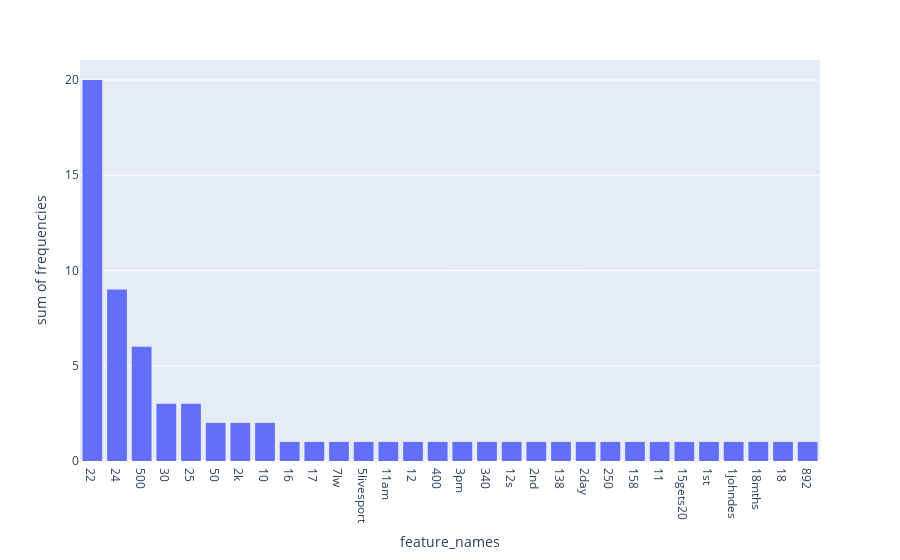

The notebook cell saved with this chart:
### Code cell
import plotly.express as px
import plotly.graph_objects as go
df = {'feature_names': count_vect.get_feature_names()[:30], 'frequencies': train_term_frequencies[:30]}
df = pd.DataFrame(df) 
df = df.sort_values(by='frequencies', ascending=False)
px.histogram(df, x="feature_names", y="frequencies")

### Figure 1 — Plotly figure (JSON) as saved in the notebook; plotly's stock layout.template omitted (floating-point values rounded to 4 significant figures)
{"data": [{"alignmentgroup": "True", "bingroup": "x", "histfunc": "sum", "hovertemplate": "feature_names=%{x}<br>sum of frequencies=%{y}<extra></extra>", "legendgroup": "", "marker": {"color": "#636efa"}, "name": "", "offsetgroup": "", "orientation": "v", "showlegend": false, "type": "histogram", "x": ["22", "24", "500", "30", "25", "50", "2k", "10", "16", "17", "7lw", "5livesport", "11am", "12", "400", "3pm", "340", "12s", "2nd", "138", "2day", "250", "158", "11", "15gets20", "1st", "1johndes", "18mths", "18", "892"], "xaxis": "x", "y": [20, 9, 6, 3, 3, 2, 2, 2, 1, 1, 1, 1, 1, 1, 1, 1, 1, 1, 1, 1, 1, 1, 1, 1, 1, 1, 1, 1, 1, 1], "yaxis": "y"}], "layout": {"barmode": "relative", "legend": {"tracegroupgap": 0}, "margin": {"t": 60}, "xaxis": {"anchor": "y", "domain": [0, 1], "title": {"text": "feature_names"}}, "yaxis": {"anchor": "x", "domain": [0, 1], "title": {"text": "sum of frequencies"}}}}
